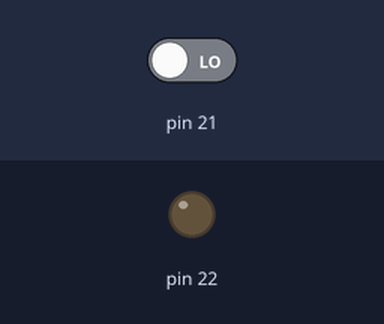
The sketch below on a simulated Arduino Mega 2560, built with avr-gcc and run on an emulated ATmega2560. Parts: output pins drawn as LEDs (lit = HIGH). Inputs (shaded band) come from the test bench; at power-on: pin 21 LOW.

Above: at 1.2 s.
1.3 s: pin 21 driven HIGH
At 2.4 s:
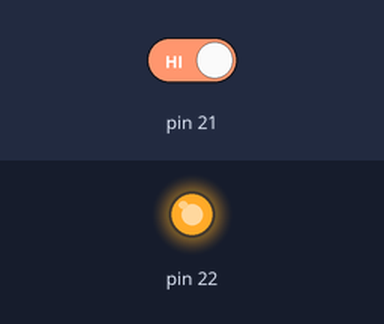
2.8 s: pin 21 driven LOW
At 3.5 s:
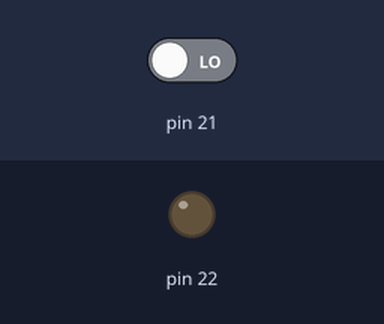
Timing chart, 0 to 5.8 s (numbered marks = the images above; inputs shaded):
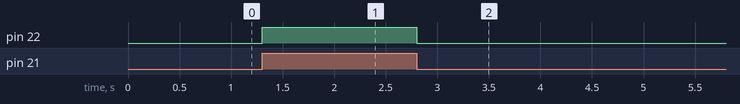

Measured:
- after the input at 1.3 s, pin 22: LOW → HIGH at once
- after the input at 2.8 s, pin 22: HIGH → LOW at once

The sketch:

codes.ino
```cpp
#include <string.h>


void setup() {
  pinMode(22,OUTPUT);
  pinMode(21,INPUT);
}

void loop() {
  digitalWrite(22,digitalRead(21));
}
```
